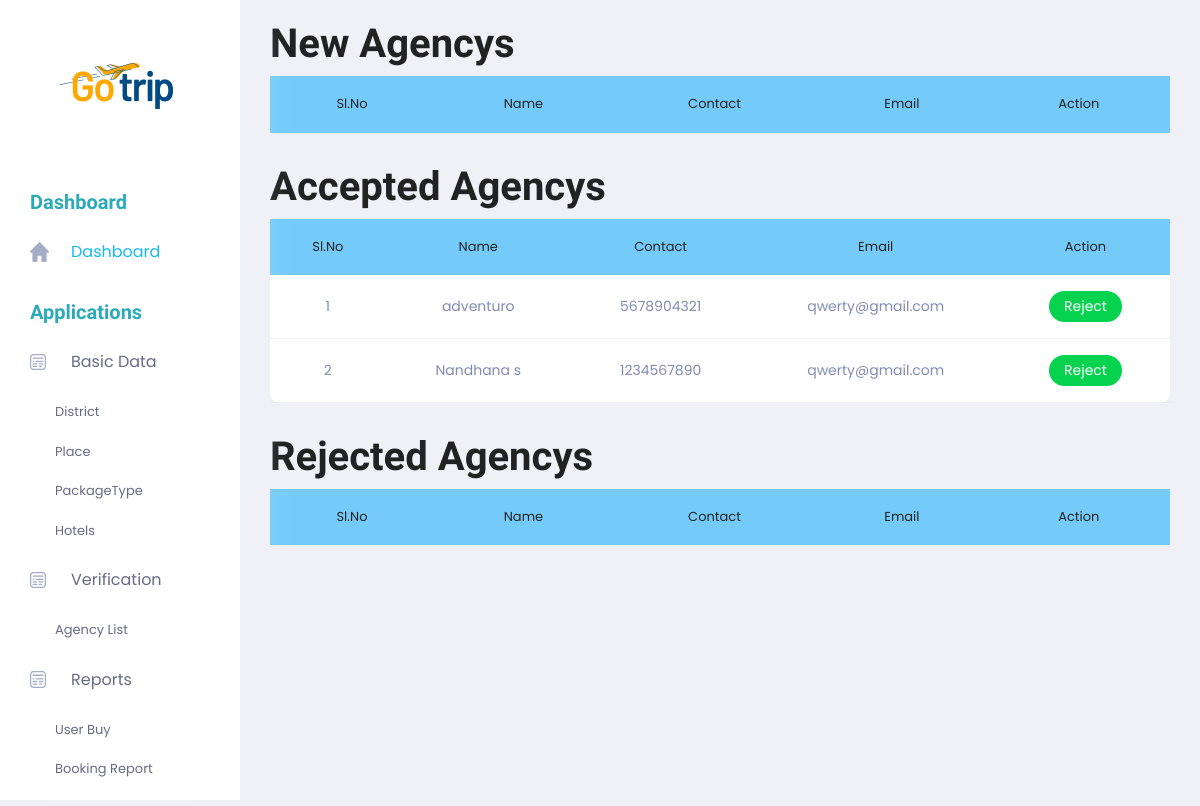
Before: /Admin/NewAgencylist.php with the older database file.
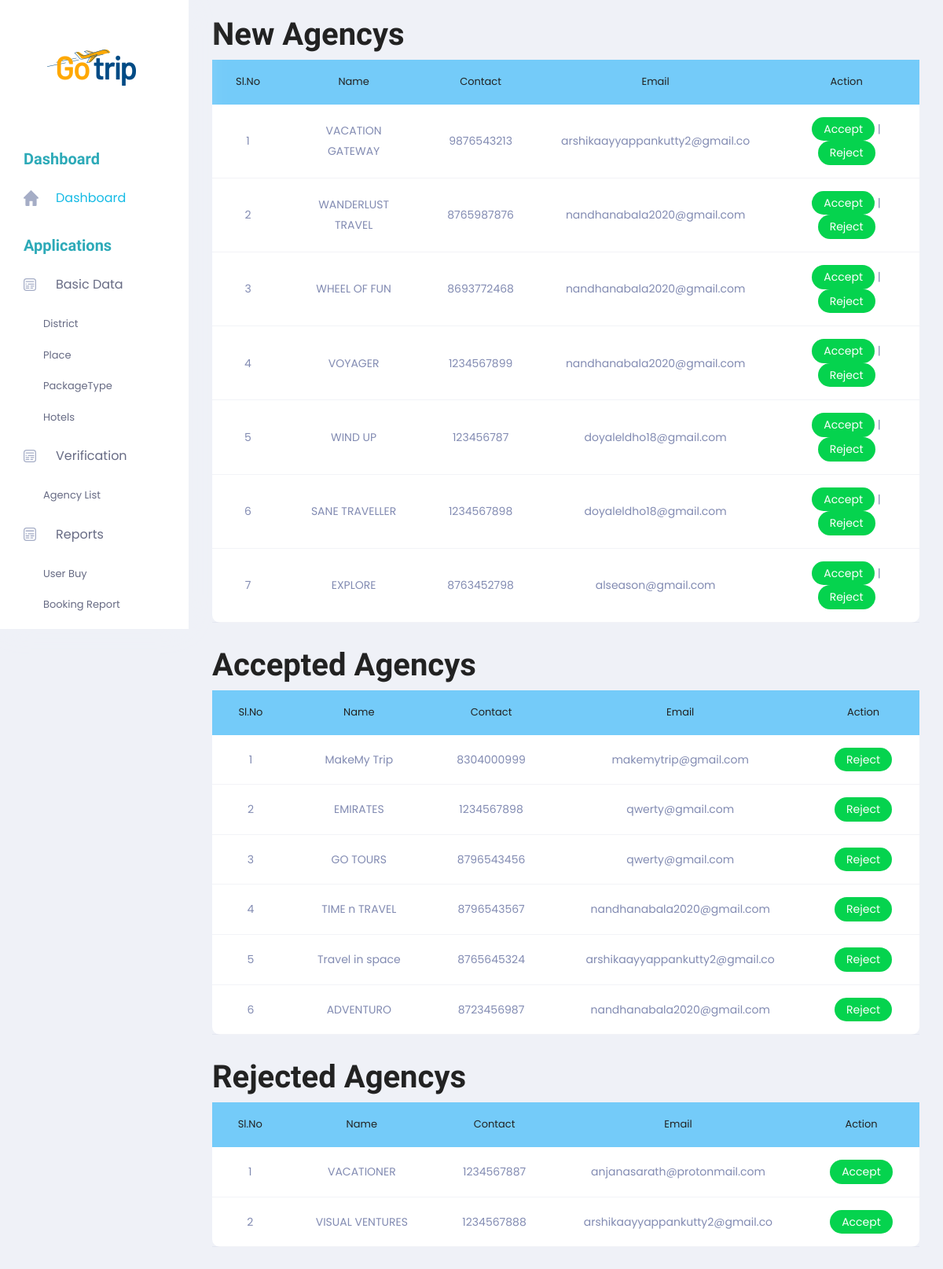
After: the same page with the newer database file.
### tables this page shows
CREATE TABLE `tbl_agency` (
  `agency_id` int(30) NOT NULL,
  `agency_name` varchar(20) NOT NULL,
  `agency_contact` varchar(15) NOT NULL,
  `agency_email` varchar(30) NOT NULL,
  `agency_address` varchar(35) NOT NULL,
  `place_id` int(23) NOT NULL,
  `agency_logo` varchar(100) NOT NULL,
  `agency_proof` varchar(100) NOT NULL,
  `agency_password` varchar(32) NOT NULL,
  `agency_status` int(11) NOT NULL DEFAULT 0
);

### Admin/NewAgencylist.php (the view, shortened to what the changed rows need)
<!DOCTYPE html PUBLIC "-//W3C//DTD XHTML 1.0 Transitional//EN" "http://www.w3.org/TR/xhtml1/DTD/xhtml1-transitional.dtd">
<html xmlns="http://www.w3.org/1999/xhtml">
<head>
</head>
    <?php
include('../Assets/connection/connection.php');
include('Header.php');
    ?>
    <body>
        <section class="main_content dashboard_part">
            <div class="main_content_iner ">
                <div class="container-fluid p-0">
                    <div class="row justify-content-center">
                        <div class="col-12">
                            <div class="QA_section">
                            <h1>New Agencys</h1>
                                <div class="QA_table mb_30">
                                    <table class="table lms_table_active">
                                        <thead>
                                            <tr style="background-color: #74CBF9">
                                                <td align="center" scope="col">Sl.No</td>
                                                <td align="center" scope="col">Name</td>
                                                <td align="center" scope="col">Contact</td>
                                                <td align="center" scope="col">Email</td>
                                                <td align="center" scope="col">Action</td>
                                            </tr>
                                        </thead>
                                        <tbody>
                                            <?php
												$i = 0;
                                                $selQry = "select * from tbl_agency where agency_status='0'";
                                               $rs = $conn->query($selQry);
                                                while ($data =$rs->fetch_assoc()) {
                                                    $i++;
                                            ?>
                                            <tr>
                                                <td align="center"><?php echo $i;?></td>
                                                <td align="center"><?php echo $data["agency_name"] ?></td>
                                                <td align="center"><?php echo $data["agency_contact"] ?></td>
                                                <td align="center"><?php echo $data["agency_email"] ?></td>
                                                <td align="center"><a href="NewAgencylist.php?aid=<?php echo $data["agency_id"] ?>" class="status_btn">Accept</a> | <a href="NewAgencylist.php?rid=<?php echo $data["agency_id"] ?>" class="status_btn">Reject</a> </td>
                                            </tr>
                                            <?php                     }
                                            ?>
                                        </tbody>
                                    </table>
                                </div>
                                <h1>Accepted Agencys</h1>
                                <div class="QA_table mb_30">
                                    <table class="table lms_table_active">
                                        <thead>
                                            <tr style="background-color: #74CBF9">
                                                <td align="center" scope="col">Sl.No</td>
                                                <td align="center" scope="col">Name</td>
                                                <td align="center" scope="col">Contact</td>
                                                <td align="center" scope="col">Email</td>
                                                <td align="center" scope="col">Action</td>
                                            </tr>
                                        </thead>
                                        <tbody>
                                            <?php
												$i = 0;
                                                $selQry = "select * from tbl_agency where agency_status='1'";
                                               $rs = $conn->query($selQry);
                                                while ($data = $rs->fetch_assoc()) {
                                                    $i++;
                                            ?>
                                            <tr>
                                                <td align="center"><?php echo $i;?></td>
                                                <td align="center"><?php echo $data["agency_name"] ?></td>
                                                <td align="center"><?php echo $data["agency_contact"] ?></td>
                                                <td align="center"><?php echo $data["agency_email"] ?></td>
                                                <td align="center"><a href="NewAgencylist.php?rid=<?php echo $data["agency_id"] ?>" class="status_btn">Reject</a> </td>
                                            </tr>
                                            <?php                     }
                                            ?>
                                        </tbody>
                                    </table>
                                </div>
                                <h1>Rejected Agencys</h1>
                                <div class="QA_table mb_30">
                                    <table class="table lms_table_active">
                                        <thead>
                                            <tr style="background-color: #74CBF9">
                                                <td align="center" scope="col">Sl.No</td>
                                                <td align="center" scope="col">Name</td>
                                                <td align="center" scope="col">Contact</td>
                                                <td align="center" scope="col">Email</td>
                                                <td align="center" scope="col">Action</td>
                                            </tr>
                                        </thead>
                                        <tbody>
                                            <?php
												$i = 0;
                                                $selQry = "select * from tbl_agency where agency_status='2'";
                                               $rs = $conn->query($selQry);
                                                while ($data = $rs->fetch_assoc()) {
                                                    $i++;
                                            ?>
                                            <tr>
                                                <td align="center"><?php echo $i;?></td>
                                                <td align="center"><?php echo $data["agency_name"] ?></td>
                                                <td align="center"><?php echo $data["agency_contact"] ?></td>
                                                <td align="center"><?php echo $data["agency_email"] ?></td>
                                                <td align="center"><a href="NewAgencylist.php?aid=<?php echo $data["agency_id"] ?>" class="status_btn">Accept</a> </td>
                                            </tr>
                                            <?php                     }
                                            ?>
                                        </tbody>
                                    </table>
                                </div>
                             </div>
                        </div>
                    </div>
                </div>
            </div>
        </section>
    </body>
    </html>

Changed rows visible on the page:
removed tbl_agency: agency_name "adventuro", agency_contact "5678904321", agency_email "qwerty@gmail.com", shown under "Accepted Agencys"
removed tbl_agency: agency_name "Nandhana s", agency_contact "1234567890", agency_email "qwerty@gmail.com", shown under "Accepted Agencys"
added tbl_agency: agency_name "VACATION GATEWAY", agency_contact "9876543213", agency_email "arshikaayyappankutty2@gmail.co", shown under "New Agencys"
added tbl_agency: agency_name "WANDERLUST TRAVEL", agency_contact "8765987876", agency_email "nandhanabala2020@gmail.com", shown under "New Agencys"
added tbl_agency: agency_name "WHEEL OF FUN", agency_contact "8693772468", agency_email "nandhanabala2020@gmail.com", shown under "New Agencys"
added tbl_agency: agency_name "VOYAGER", agency_contact "1234567899", agency_email "nandhanabala2020@gmail.com", shown under "New Agencys"
added tbl_agency: agency_name "WIND UP", agency_contact "123456787", agency_email "doyaleldho18@gmail.com", shown under "New Agencys"
added tbl_agency: agency_name "SANE TRAVELLER", agency_contact "1234567898", agency_email "doyaleldho18@gmail.com", shown under "New Agencys"
added tbl_agency: agency_name "EXPLORE", agency_contact "8763452798", agency_email "alseason@gmail.com", shown under "New Agencys"
added tbl_agency: agency_name "MakeMy Trip", agency_contact "8304000999", agency_email "makemytrip@gmail.com", shown under "Accepted Agencys"
added tbl_agency: agency_name "EMIRATES", agency_contact "1234567898", agency_email "qwerty@gmail.com", shown under "Accepted Agencys"
added tbl_agency: agency_name "GO TOURS", agency_contact "8796543456", agency_email "qwerty@gmail.com", shown under "Accepted Agencys"
added tbl_agency: agency_name "TIME n TRAVEL", agency_contact "8796543567", agency_email "nandhanabala2020@gmail.com", shown under "Accepted Agencys"
added tbl_agency: agency_name "Travel in space", agency_contact "8765645324", agency_email "arshikaayyappankutty2@gmail.co", shown under "Accepted Agencys"
added tbl_agency: agency_name "ADVENTURO", agency_contact "8723456987", agency_email "nandhanabala2020@gmail.com", shown under "Accepted Agencys"
added tbl_agency: agency_name "VACATIONER", agency_contact "1234567887", agency_email "anjanasarath@protonmail.com", shown under "Rejected Agencys"
added tbl_agency: agency_name "VISUAL VENTURES", agency_contact "1234567888", agency_email "arshikaayyappankutty2@gmail.co", shown under "Rejected Agencys"
